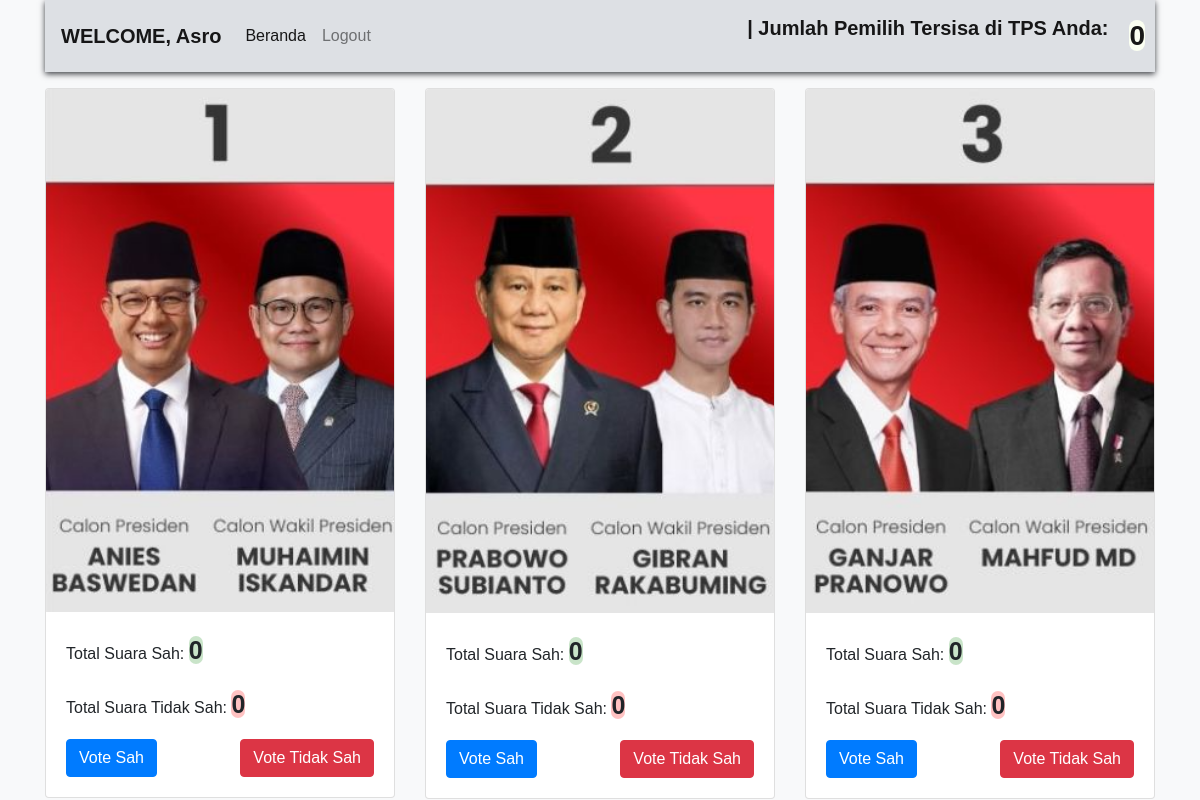
Screenshot of /dashboard.php (signed in) with the database file from the repository.
### tables this page shows
CREATE TABLE `jumlah_suara` (
  `id` int(11) NOT NULL,
  `Jumlah_pemilih` decimal(32,0) DEFAULT NULL,
  `Metode` varchar(50) DEFAULT NULL,
  `Lokasi` varchar(50) DEFAULT NULL
);

CREATE TABLE `kandidat` (
  `id` int(11) NOT NULL,
  `nama` varchar(100) NOT NULL,
  `partai_id` int(11) DEFAULT NULL,
  `foto` varchar(255) DEFAULT NULL
);

### dashboard.php (the view, shortened to what this page needs)
<?php
include 'db.php';
$userTpsNo = $_SESSION['tps_no'];
$jumlahPemilihQuery = "SELECT Jumlah_pemilih FROM jumlah_suara WHERE Metode = ?";
$stmt = $conn->prepare($jumlahPemilihQuery);
$stmt->bind_param("s", $userTpsNo);
$stmt->execute();
$jumlahPemilihResult = $stmt->get_result();
$jumlahPemilihRow = $jumlahPemilihResult->fetch_assoc();
$jumlahPemilih = isset($jumlahPemilihRow['Jumlah_pemilih']) ? $jumlahPemilihRow['Jumlah_pemilih'] : 'Data tidak ditemukan';
$kandidatQuery = "SELECT kandidat.id, kandidat.nama, kandidat.foto,
                  SUM(CASE WHEN suara.is_valid = 1 THEN 1 ELSE 0 END) AS total_suara_sah,
                  SUM(CASE WHEN suara.is_valid = 0 THEN 1 ELSE 0 END) AS total_suara_tidak_sah
                  FROM kandidat
                  LEFT JOIN suara ON kandidat.id = suara.kandidat_id AND suara.tps_no = ?
                  GROUP BY kandidat.id";
$stmt = $conn->prepare($kandidatQuery);
$stmt->bind_param("s", $userTpsNo);
$stmt->execute();
$kandidatResult = $stmt->get_result();
?>
<!DOCTYPE html>
<html lang="en">
<head>
    <link href="https://stackpath.bootstrapcdn.com/bootstrap/4.5.2/css/bootstrap.min.css" rel="stylesheet">
</head>
<body>
<div class="container">
    <nav class="navbar navbar-expand-lg navbar-light bg-light">
        <a class="navbar-brand" href="dashboard.php">WELCOME, <?= htmlspecialchars($_SESSION['name']); ?></a>
        <div class="collapse navbar-collapse" id="navbarNavAltMarkup">
            <div class="navbar-nav">
                <a class="nav-item nav-link active" href="#">Beranda <span class="sr-only">(current)</span></a>
                <a class="nav-item nav-link logout-link" href="logout.php">Logout</a>
            </div>
             </div>
                <p class="navbar-brand">
        | Jumlah Pemilih Tersisa di TPS Anda: </p>
                <span class="navbar-text"><strong><h3 style="display: inline;"><b style="
    color: #181817;
    background: #fbfff1;
    border-radius: 10px;
"><?= $jumlahPemilih; ?></b></h3></strong>
                </span>
    </nav>
    <div class="row">
        <?php while ($row = $kandidatResult->fetch_assoc()): ?>
            <div class="col-md-4" id="card-kandidat-<?= $row['id']; ?>">
                <div class="card">
                    <img src="images/<?= $row['foto']; ?>" class="card-img-top" alt="<?= htmlspecialchars($row['nama']); ?>">
                    <div class="card-body">
                        <p>Total Suara Sah: <span style="background-color: #00800036;font-size: 25px;font-weight: 800;border-radius: 18px;"><?= $row['total_suara_sah']; ?></span></p>
                             <p>Total Suara Tidak Sah: <span style="background-color: #ff00003d;font-size: 25px;font-weight: 800;border-radius: 18px;"><?= $row['total_suara_tidak_sah']; ?></span></p>
                        <div class="d-flex justify-content-between">
                            <button class="btn btn-primary" onClick="submitVote('kandidat', <?= $row['id']; ?>, true)">Vote Sah</button>
                              <button class="btn btn-danger" onClick="submitVote('kandidat', <?= $row['id']; ?>, false)">Vote Tidak Sah</button>
                        </div>
                    </div>
                </div>
            </div>
        <?php endwhile; ?>
    </div>
    </div>
</body>
</html>

### dashboard.php (style rules this page uses)
body { background-color: #f8f9fa; font-family: Arial, sans-serif; }
.bg-light { background-color: rgb(170 178 187 / 35%) !important; }
.navbar { margin-bottom: 16px; box-shadow: 0 2px 6px #3b3e43; }
.navbar-brand { font-weight: bold; }
.navbar-text { font-size: 0.9rem; margin-right: -11px; background: #fffefe00; border-radius: 0px; padding: 5px; box-shadow: inset 0px -1px 20px 20px #d39e0000; }
.logout-link { margin-left: auto; }

### rows the page displays
jumlah_suara: Jumlah_pemilih "0"
kandidat: foto (picture), total_suara_sah "0", total_suara_tidak_sah "0"
kandidat: foto (picture), total_suara_sah "0", total_suara_tidak_sah "0"
kandidat: foto (picture), total_suara_sah "0", total_suara_tidak_sah "0"

### other values shown
$_SESSION['name'] "Asro"
